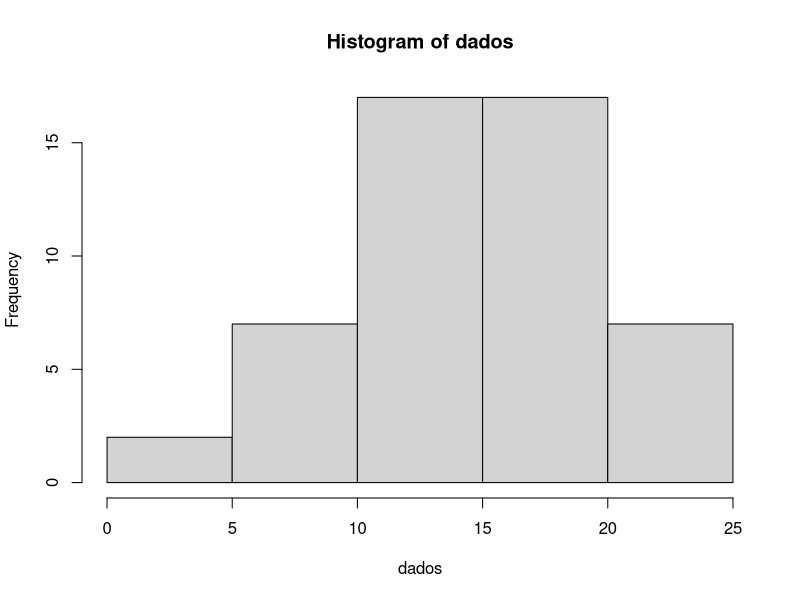
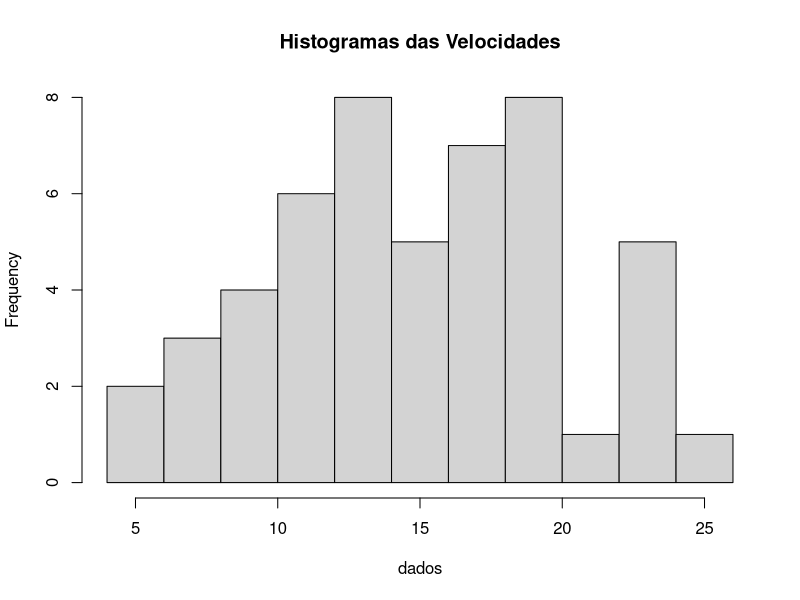
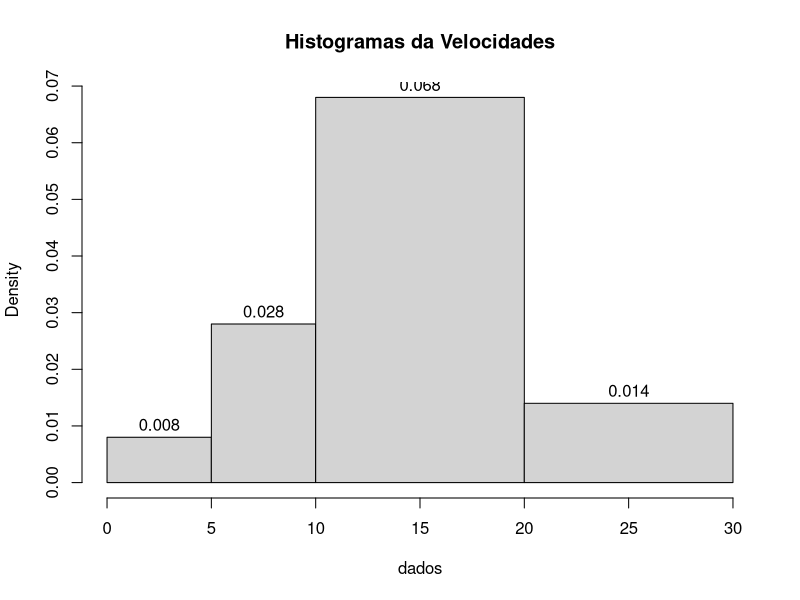
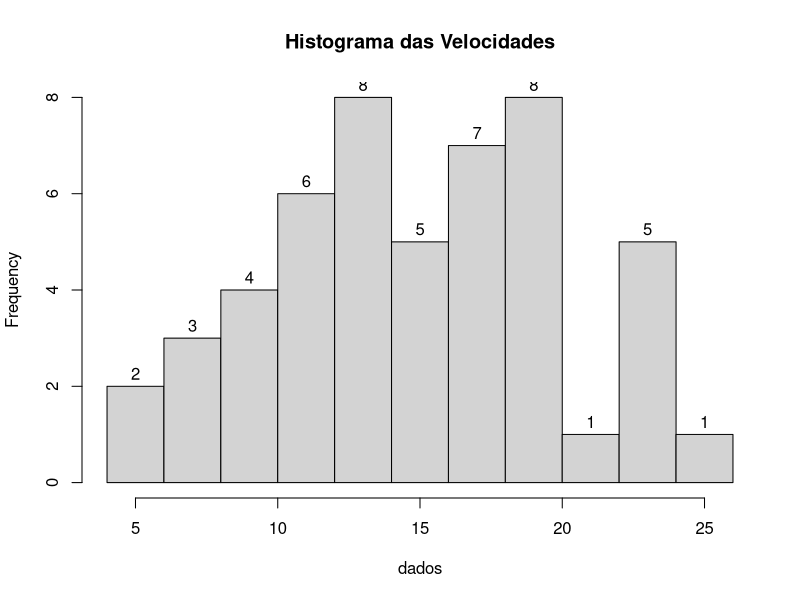
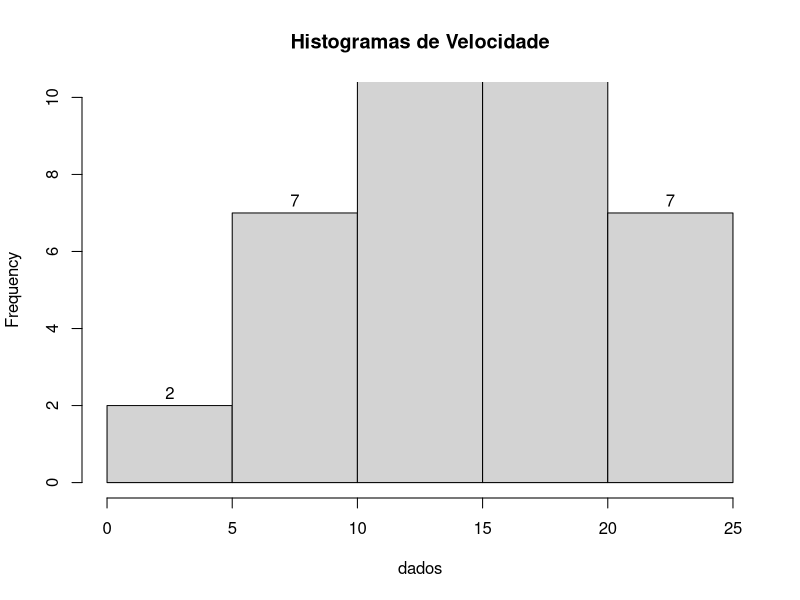
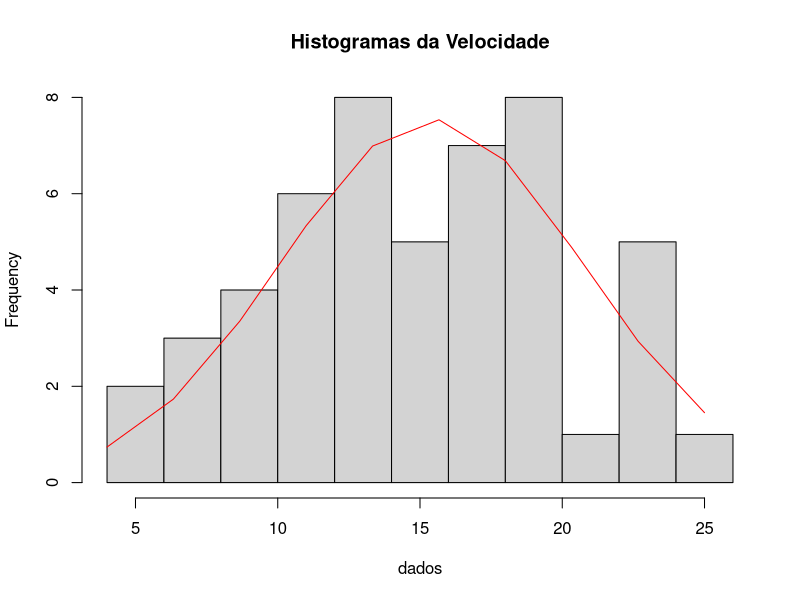

R code for these plots, in order:
getwd()
#Histograma

?cars
#definindo valores para uma variavel
dados= cars$speed



hist(dados)
View(dados)

hist(dados, breaks = 10, main= "Histogramas das Velocidades") #aument as barras
hist(dados, labels= T, breaks = c(0,5, 10, 20, 30), main = "Histogramas da Velocidades")
hist(dados, labels = T, breaks = 10, main = "Histograma das Velocidades")
hist(dados, labels = T, ylim = c(0,10), main = "Histogramas de Velocidade")

#adicionando linhas ao grafico
grafico <- hist(dados, breaks = 10, main = "Histogramas da Velocidade")

xaxis = seq(min(dados), max(dados), length = 10)
yaxis = dnorm(xaxis, mean = mean(dados),sd = sd(dados))
yaxis = yaxis*diff(grafico$mids)*length(dados)

lines(xaxis, yaxis, col="red")
